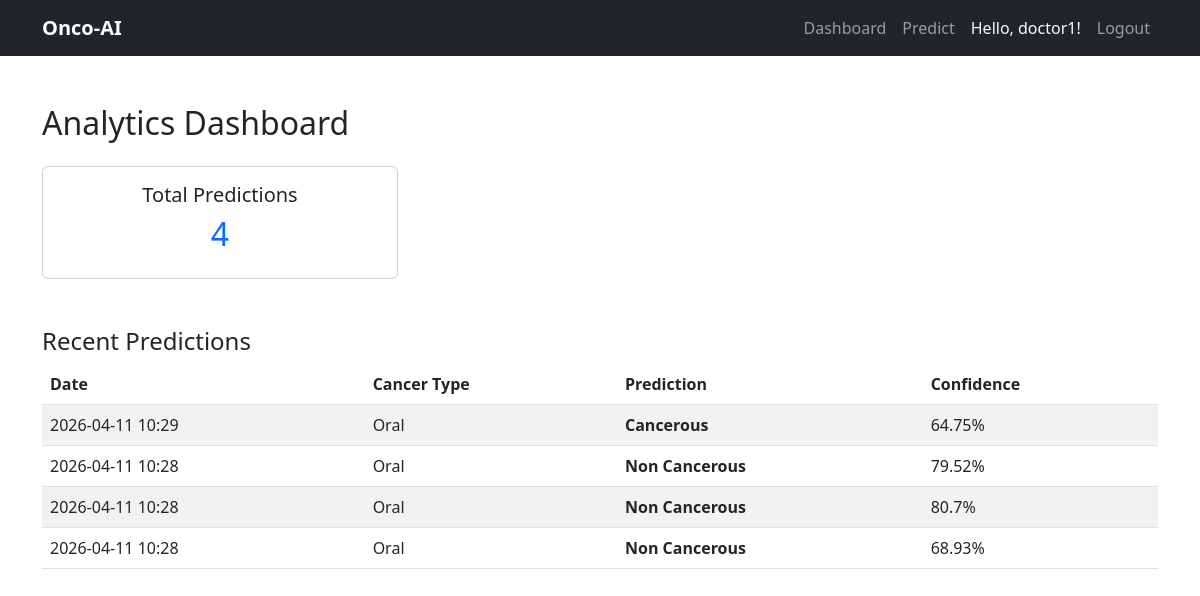
Page /dashboard (signed in) on the committed database.
### models.py (models this page shows, shortened)
class User(UserMixin, db.Model):
    id = db.Column(db.Integer, primary_key=True)
    username = db.Column(db.String(80), unique=True, nullable=False)
    email = db.Column(db.String(120), unique=True, nullable=False)
    password_hash = db.Column(db.String(256), nullable=False)

class Prediction(db.Model):
    id = db.Column(db.Integer, primary_key=True)
    user_id = db.Column(db.Integer, db.ForeignKey('user.id'), nullable=False)
    cancer_type = db.Column(db.String(20))        # Breast or Oral
    prediction = db.Column(db.String(100))
    confidence = db.Column(db.Float)
    image_path = db.Column(db.String(300))
    timestamp = db.Column(db.DateTime, default=datetime.utcnow)

### app_flask.py (the view)
@app.route('/dashboard')
@login_required
def dashboard():
    predictions = Prediction.query.filter_by(user_id=current_user.id)\
                    .order_by(Prediction.timestamp.desc()).limit(15).all()
    total_preds = Prediction.query.filter_by(user_id=current_user.id).count()
    return render_template('dashboard.html',
                         predictions=predictions,
                         total_predictions=total_preds)

### app_flask.py (called while the page is built)
@login_manager.user_loader
def load_user(user_id):
    return User.query.get(int(user_id))

### templates/dashboard.html
{% extends "base.html" %}
{% block content %}
<h2 class="mb-4">Analytics Dashboard</h2>
<div class="row">
    <div class="col-md-4">
        <div class="card text-center">
            <div class="card-body">
                <h5>Total Predictions</h5>
                <h2 class="text-primary">{{ total_predictions }}</h2>
            </div>
        </div>
    </div>
</div>
<h4 class="mt-5">Recent Predictions</h4>
<table class="table table-striped">
    <thead>
        <tr>
            <th>Date</th>
            <th>Cancer Type</th>
            <th>Prediction</th>
            <th>Confidence</th>
        </tr>
    </thead>
    <tbody>
        {% for pred in predictions %}
        <tr>
            <td>{{ pred.timestamp.strftime('%Y-%m-%d %H:%M') }}</td>
            <td>{{ pred.cancer_type }}</td>
            <td><strong>{{ pred.prediction }}</strong></td>
            <td>{{ pred.confidence|round(2) }}%</td>
        </tr>
        {% endfor %}
    </tbody>
</table>
{% endblock %}

### templates/base.html (shortened to what this page needs)
<!DOCTYPE html>
<html lang="en">
<head>
    <link href="https://cdn.jsdelivr.net/npm/bootstrap@5.3.0/dist/css/bootstrap.min.css" rel="stylesheet">
</head>
<body>
    <nav class="navbar navbar-expand-lg navbar-dark bg-dark fixed-top">
    <div class="container">
        <a class="navbar-brand" href="{{ url_for('dashboard') }}">Onco-AI</a>
        <div class="navbar-nav ms-auto">
            {% if current_user.is_authenticated %}
                <a class="nav-link" href="{{ url_for('dashboard') }}">Dashboard</a>
                <a class="nav-link" href="{{ url_for('predict') }}">Predict</a>
                <span class="nav-link text-light">Hello, {{ current_user.username }}!</span>
                <a class="nav-link" href="{{ url_for('logout') }}">Logout</a>
            {% else %}
                <a class="nav-link" href="{{ url_for('login') }}">Login</a>
                <a class="nav-link" href="{{ url_for('register') }}">Register</a>
            {% endif %}
        </div>
    </div>
</nav>
    <div class="container mt-5">
        {% block content %}{% endblock %}
    </div>
</body>
</html>

### templates/base.html (style rules this page uses)
body { padding-top: 56px; }
.navbar-brand { font-weight: bold; }

### rows in the picture
User: username "doctor1"
Prediction: timestamp "2026-04-11 10:29", cancer_type "Oral", prediction "Cancerous", confidence "64.75"
Prediction: timestamp "2026-04-11 10:28", cancer_type "Oral", prediction "Non Cancerous", confidence "79.52"
Prediction: timestamp "2026-04-11 10:28", cancer_type "Oral", prediction "Non Cancerous", confidence "80.7"
Prediction: timestamp "2026-04-11 10:28", cancer_type "Oral", prediction "Non Cancerous", confidence "68.93"

### other values in the picture
{{ total_predictions }} "4"
